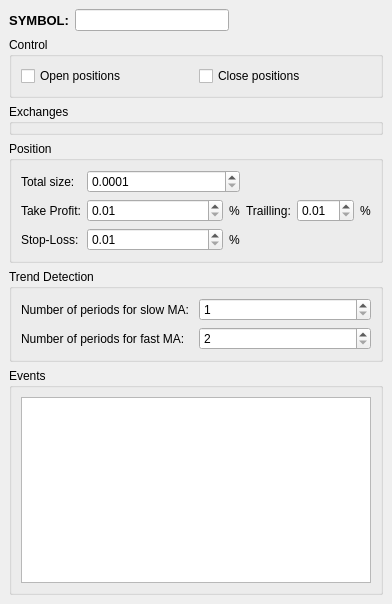
<?xml version="1.0" encoding="UTF-8"?>
<ui version="4.0">
 <class>TrendRepeatingStrategyWindow</class>
 <widget class="QMainWindow" name="TrendRepeatingStrategyWindow">
  <property name="geometry">
   <rect>
    <x>0</x>
    <y>0</y>
    <width>392</width>
    <height>604</height>
   </rect>
  </property>
  <widget class="QWidget" name="centralwidget">
   <layout class="QVBoxLayout" name="verticalLayout_2">
    <item>
     <layout class="QHBoxLayout" name="horizontalLayout_2">
      <item>
       <widget class="QLabel" name="symbolLabel">
        <property name="font">
         <font>
          <pointsize>10</pointsize>
          <weight>75</weight>
          <bold>true</bold>
         </font>
        </property>
        <property name="text">
         <string>SYMBOL:</string>
        </property>
        <property name="alignment">
         <set>Qt::AlignRight|Qt::AlignTrailing|Qt::AlignVCenter</set>
        </property>
       </widget>
      </item>
      <item>
       <widget class="QLineEdit" name="symbol">
        <property name="readOnly">
         <bool>true</bool>
        </property>
       </widget>
      </item>
      <item>
       <spacer name="horizontalSpacer">
        <property name="orientation">
         <enum>Qt::Horizontal</enum>
        </property>
        <property name="sizeHint" stdset="0">
         <size>
          <width>40</width>
          <height>20</height>
         </size>
        </property>
       </spacer>
      </item>
     </layout>
    </item>
    <item>
     <widget class="QGroupBox" name="controlGroup">
      <property name="title">
       <string>Control</string>
      </property>
      <layout class="QHBoxLayout" name="horizontalLayout">
       <item>
        <widget class="QCheckBox" name="isPositionsOpeningEnabled">
         <property name="text">
          <string>Open positions</string>
         </property>
        </widget>
       </item>
       <item>
        <widget class="QCheckBox" name="isPositionsClosingEnabled">
         <property name="text">
          <string>Close positions</string>
         </property>
        </widget>
       </item>
      </layout>
     </widget>
    </item>
    <item>
     <widget class="QGroupBox" name="exchangesGroup">
      <property name="title">
       <string>Exchanges</string>
      </property>
     </widget>
    </item>
    <item>
     <widget class="QGroupBox" name="positionGroup">
      <property name="title">
       <string>Position</string>
      </property>
      <layout class="QGridLayout" name="gridLayout_2">
       <item row="0" column="0">
        <widget class="QLabel" name="positionSizeLabel">
         <property name="text">
          <string>Total size:</string>
         </property>
        </widget>
       </item>
       <item row="0" column="1">
        <widget class="QDoubleSpinBox" name="positionSize">
         <property name="decimals">
          <number>4</number>
         </property>
         <property name="minimum">
          <double>0.000100000000000</double>
         </property>
         <property name="maximum">
          <double>1000000000.000000000000000</double>
         </property>
         <property name="singleStep">
          <double>0.100000000000000</double>
         </property>
        </widget>
       </item>
       <item row="1" column="0">
        <widget class="QLabel" name="takeProfitLabel">
         <property name="text">
          <string>Take Profit:</string>
         </property>
        </widget>
       </item>
       <item row="1" column="1">
        <layout class="QHBoxLayout" name="horizontalLayout_5" stretch="1,0">
         <item>
          <widget class="QDoubleSpinBox" name="takeProfit">
           <property name="minimum">
            <double>0.010000000000000</double>
           </property>
           <property name="singleStep">
            <double>0.010000000000000</double>
           </property>
          </widget>
         </item>
         <item>
          <widget class="QLabel" name="takeProfitPercent">
           <property name="text">
            <string>%</string>
           </property>
          </widget>
         </item>
        </layout>
       </item>
       <item row="1" column="2">
        <widget class="QLabel" name="takeProfitLabel_2">
         <property name="text">
          <string>Trailling:</string>
         </property>
        </widget>
       </item>
       <item row="1" column="3">
        <layout class="QHBoxLayout" name="horizontalLayout_4" stretch="0,0">
         <item>
          <widget class="QDoubleSpinBox" name="takeProfitTrailling">
           <property name="minimum">
            <double>0.010000000000000</double>
           </property>
           <property name="singleStep">
            <double>0.010000000000000</double>
           </property>
          </widget>
         </item>
         <item>
          <widget class="QLabel" name="takeProfitTraillingPercent">
           <property name="text">
            <string>%</string>
           </property>
          </widget>
         </item>
        </layout>
       </item>
       <item row="2" column="0">
        <widget class="QLabel" name="stopLossLabel">
         <property name="text">
          <string>Stop-Loss:</string>
         </property>
        </widget>
       </item>
       <item row="2" column="1">
        <layout class="QHBoxLayout" name="horizontalLayout_3" stretch="1,0">
         <item>
          <widget class="QDoubleSpinBox" name="stopLoss">
           <property name="minimum">
            <double>0.010000000000000</double>
           </property>
           <property name="singleStep">
            <double>0.010000000000000</double>
           </property>
          </widget>
         </item>
         <item>
          <widget class="QLabel" name="stopLossPercent">
           <property name="text">
            <string>%</string>
           </property>
          </widget>
         </item>
        </layout>
       </item>
      </layout>
      <zorder>positionSizeLabel</zorder>
      <zorder>positionSize</zorder>
      <zorder>takeProfitLabel</zorder>
      <zorder>stopLossLabel</zorder>
      <zorder></zorder>
      <zorder>takeProfitLabel_2</zorder>
     </widget>
    </item>
    <item>
     <widget class="QGroupBox" name="trendDetectionGroup">
      <property name="title">
       <string>Trend Detection</string>
      </property>
      <layout class="QGridLayout" name="gridLayout">
       <item row="0" column="1">
        <widget class="QSpinBox" name="slowMaPeriods">
         <property name="minimum">
          <number>1</number>
         </property>
         <property name="maximum">
          <number>1000000</number>
         </property>
        </widget>
       </item>
       <item row="1" column="0">
        <widget class="QLabel" name="fastMaPeriodsLabel">
         <property name="text">
          <string>Number of periods for fast MA:</string>
         </property>
        </widget>
       </item>
       <item row="1" column="1">
        <widget class="QSpinBox" name="fastMaPeriods">
         <property name="minimum">
          <number>2</number>
         </property>
         <property name="maximum">
          <number>1000000</number>
         </property>
        </widget>
       </item>
       <item row="0" column="0">
        <widget class="QLabel" name="slowMaPeriodsLabel">
         <property name="text">
          <string>Number of periods for slow MA:</string>
         </property>
        </widget>
       </item>
      </layout>
     </widget>
    </item>
    <item>
     <widget class="QGroupBox" name="eventsGroup">
      <property name="title">
       <string>Events</string>
      </property>
      <layout class="QVBoxLayout" name="verticalLayout">
       <item>
        <widget class="QPlainTextEdit" name="log">
         <property name="baseSize">
          <size>
           <width>0</width>
           <height>87</height>
          </size>
         </property>
         <property name="font">
          <font>
           <family>Lucida Console</family>
          </font>
         </property>
         <property name="lineWrapMode">
          <enum>QPlainTextEdit::NoWrap</enum>
         </property>
         <property name="readOnly">
          <bool>true</bool>
         </property>
        </widget>
       </item>
      </layout>
     </widget>
    </item>
   </layout>
  </widget>
 </widget>
 <tabstops>
  <tabstop>symbol</tabstop>
  <tabstop>isPositionsOpeningEnabled</tabstop>
  <tabstop>isPositionsClosingEnabled</tabstop>
  <tabstop>positionSize</tabstop>
  <tabstop>takeProfit</tabstop>
  <tabstop>takeProfitTrailling</tabstop>
  <tabstop>stopLoss</tabstop>
  <tabstop>slowMaPeriods</tabstop>
  <tabstop>fastMaPeriods</tabstop>
  <tabstop>log</tabstop>
 </tabstops>
 <resources/>
 <connections>
  <connection>
   <sender>isPositionsOpeningEnabled</sender>
   <signal>toggled(bool)</signal>
   <receiver>isPositionsClosingEnabled</receiver>
   <slot>setDisabled(bool)</slot>
   <hints>
    <hint type="sourcelabel">
     <x>159</x>
     <y>128</y>
    </hint>
    <hint type="destinationlabel">
     <x>169</x>
     <y>150</y>
    </hint>
   </hints>
  </connection>
 </connections>
</ui>
